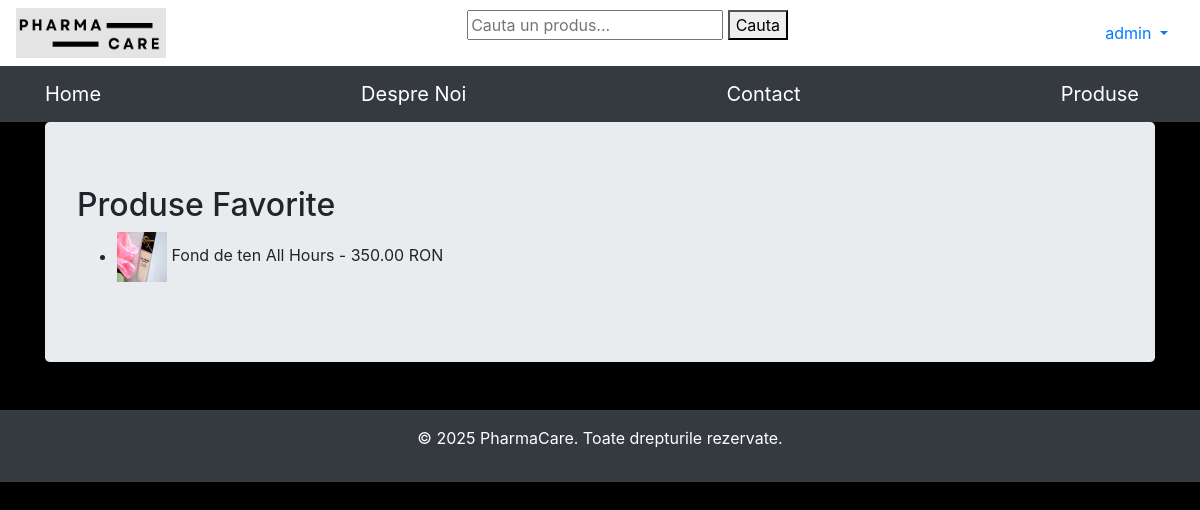
The app's page /favorites_list/ (signed in) with its own data.
### produs/models.py (models this page shows, shortened)
class Favorite(models.Model):
    user = models.ForeignKey(User, on_delete=models.CASCADE)
    product = models.ForeignKey(Produs, on_delete=models.CASCADE)
    class Meta:
        unique_together = ('user', 'product')

class Produs(models.Model):
    nume = models.CharField(max_length=100)
    descriere = models.TextField(blank=True, null=True)
    pret = models.DecimalField(max_digits=6, decimal_places=2)
    imagine = models.ImageField(upload_to='produse/', blank = True, null= True)
    category = models.ForeignKey(Category, on_delete=models.CASCADE, related_name="produse",default=1)

### produs/views.py (the view)
# urls.py: path('favorites_list/', favorites_list, name='favorites_list'),
@login_required
def favorites_list(request):
    favorites = Favorite.objects.filter(user=request.user)
    return render(request, "favorites_list.html", {"favorites": favorites})

### produs/templates/favorites_list.html
{% extends 'base.html' %}
{% load static %}
{% block content %}
<h2>Produse Favorite</h2>
<ul>
    {% for favorite in favorites %}
        <li>
            {% if favorite.product.imagine %}
                <img src="{{ favorite.product.imagine.url }}" width="50" height="50" alt="{{ favorite.product.nume }}">
            {% else %}
                <img src="{% static 'images/default_product.jpg' %}" width="50" height="50" alt="Imagine indisponibilă">
            {% endif %}
            {{ favorite.product.nume }} - {{ favorite.product.pret }} RON
        </li>
    {% empty %}
        <p>Nu ai produse favorite.</p>
    {% endfor %}
</ul>
{% endblock %}

### produs/templates/base.html (shortened to what this page needs)
{% load static %}
<html {% if LANGUAGE_CODE %}lang="{{ LANGUAGE_CODE }}" {% endif %} xmlns="http://www.w3.org/1999/html">
<head>
    <link rel="stylesheet" href="https://stackpath.bootstrapcdn.com/bootstrap/4.2.1/css/bootstrap.min.css"
>
    <link rel="stylesheet" href="{% static 'index.css' %}">
</head>
<body>
<nav class = 'navbar navbar - white bg-white'>
    <img src="{% static 'imagini/PharmaCare Care.png' %}" alt = 'Sigla' width ='150' height="50">
    <form action="{% url 'cauta_produs' %}" method="GET">
        <input type="text" name="q" placeholder="Cauta un produs..." value="{{ query }}">
        <button type="submit">Cauta</button>
    </form>
    <div class="nav-item dropdown">
        {% if user.is_authenticated %}
        <a class="nav-link dropdown-toggle text-black" href="#" data-toggle= "dropdown">
            {{ user.username }}
        </a>
        {% endif %}
    </div>
</nav>
<nav class="navbar navbar-expand-lg navbar-dark bg-dark">
    <div class="container fixed">
        <a class="navbar-brand" href="/">Home</a>
        <a class="navbar-brand" href="{% url 'despre_noi' %}">Despre Noi</a>
        <a class="navbar-brand" href="{% url 'contact' %}">Contact</a>
        <a class="navbar-brand" href="{% url 'produse' %}">Produse</a>
    </div>
</nav>
<div class="container">
    <div class="jumbotron">
        {% block content %}{% endblock %}
    </div>
</div>
</body>
<footer class="bg-dark text-white text-center py-3 mt-5">
        <p>&copy; 2025 PharmaCare. Toate drepturile rezervate.</p>
    </footer>
</body>
</html>
</html>

### produs/static/index.css (style rules this page uses)
body { background-color: black; }

### records on screen
Favorite: product.imagine (picture), product.nume "Fond de ten All Hours", product.pret "350.00"

### other values on screen
{{ user.username }} "admin"
